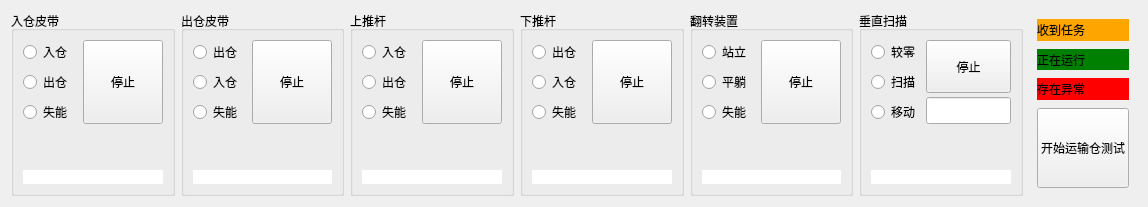
   <widget class="QWidget" name="page_transport">
    <property name="sizePolicy">
     <sizepolicy hsizetype="Ignored" vsizetype="Preferred">
      <horstretch>0</horstretch>
      <verstretch>0</verstretch>
     </sizepolicy>
    </property>
    <attribute name="title">
     <string>运输机构</string>
    </attribute>
    <layout class="QHBoxLayout" name="horizontalLayout_9" stretch="1,1,1,1,1,1,0">
     <item>
      <widget class="QGroupBox" name="gb_BI">
       <property name="title">
        <string>入仓皮带</string>
       </property>
       <layout class="QVBoxLayout" name="verticalLayout_6">
        <item>
         <layout class="QHBoxLayout" name="horizontalLayout_4">
          <item>
           <layout class="QVBoxLayout" name="verticalLayout_5">
            <item>
             <widget class="QRadioButton" name="rbtn_BIin">
              <property name="sizePolicy">
               <sizepolicy hsizetype="Preferred" vsizetype="Preferred">
                <horstretch>0</horstretch>
                <verstretch>0</verstretch>
               </sizepolicy>
              </property>
              <property name="text">
               <string>入仓</string>
              </property>
             </widget>
            </item>
            <item>
             <widget class="QRadioButton" name="rbtn_BIout">
              <property name="sizePolicy">
               <sizepolicy hsizetype="Preferred" vsizetype="Preferred">
                <horstretch>0</horstretch>
                <verstretch>0</verstretch>
               </sizepolicy>
              </property>
              <property name="text">
               <string>出仓</string>
              </property>
             </widget>
            </item>
            <item>
             <widget class="QRadioButton" name="rbtn_BIoff">
              <property name="sizePolicy">
               <sizepolicy hsizetype="Preferred" vsizetype="Preferred">
                <horstretch>0</horstretch>
                <verstretch>0</verstretch>
               </sizepolicy>
              </property>
              <property name="text">
               <string>失能</string>
              </property>
             </widget>
            </item>
           </layout>
          </item>
          <item>
           <widget class="QPushButton" name="rbtn_BIstop">
            <property name="sizePolicy">
             <sizepolicy hsizetype="Preferred" vsizetype="Preferred">
              <horstretch>0</horstretch>
              <verstretch>0</verstretch>
             </sizepolicy>
            </property>
            <property name="text">
             <string>停止</string>
            </property>
           </widget>
          </item>
         </layout>
        </item>
        <item>
         <spacer name="verticalSpacer_5">
          <property name="orientation">
           <enum>Qt::Vertical</enum>
          </property>
          <property name="sizeHint" stdset="0">
           <size>
            <width>20</width>
            <height>40</height>
           </size>
          </property>
         </spacer>
        </item>
        <item>
         <layout class="QVBoxLayout" name="verticalLayout_29">
          <property name="spacing">
           <number>0</number>
          </property>
          <item>
           <widget class="QLabel" name="lab_BIcolor">
            <property name="maximumSize">
             <size>
              <width>16777215</width>
              <height>16777215</height>
             </size>
            </property>
            <property name="font">
             <font>
              <pointsize>9</pointsize>
              <italic>true</italic>
             </font>
            </property>
            <property name="styleSheet">
             <string notr="true">background-color: rgb(255, 255, 255);</string>
            </property>
            <property name="text">
             <string/>
            </property>
           </widget>
          </item>
         </layout>
        </item>
       </layout>
      </widget>
     </item>
     <item>
      <widget class="QGroupBox" name="gb_BO">
       <property name="title">
        <string>出仓皮带</string>
       </property>
       <layout class="QVBoxLayout" name="verticalLayout_3">
        <item>
         <layout class="QHBoxLayout" name="horizontalLayout_2">
          <item>
           <layout class="QVBoxLayout" name="verticalLayout">
            <item>
             <widget class="QRadioButton" name="rbtn_BOout">
              <property name="sizePolicy">
               <sizepolicy hsizetype="Preferred" vsizetype="Preferred">
                <horstretch>0</horstretch>
                <verstretch>0</verstretch>
               </sizepolicy>
              </property>
              <property name="text">
               <string>出仓</string>
              </property>
             </widget>
            </item>
            <item>
             <widget class="QRadioButton" name="rbtn_BOin">
              <property name="sizePolicy">
               <sizepolicy hsizetype="Preferred" vsizetype="Preferred">
                <horstretch>0</horstretch>
                <verstretch>0</verstretch>
               </sizepolicy>
              </property>
              <property name="text">
               <string>入仓</string>
              </property>
             </widget>
            </item>
            <item>
             <widget class="QRadioButton" name="rbtn_BOoff">
              <property name="sizePolicy">
               <sizepolicy hsizetype="Preferred" vsizetype="Preferred">
                <horstretch>0</horstretch>
                <verstretch>0</verstretch>
               </sizepolicy>
              </property>
              <property name="text">
               <string>失能</string>
              </property>
             </widget>
            </item>
           </layout>
          </item>
          <item>
           <widget class="QPushButton" name="rbtn_BOstop">
            <property name="sizePolicy">
             <sizepolicy hsizetype="Preferred" vsizetype="Preferred">
              <horstretch>0</horstretch>
              <verstretch>0</verstretch>
             </sizepolicy>
            </property>
            <property name="text">
             <string>停止</string>
            </property>
           </widget>
          </item>
         </layout>
        </item>
        <item>
         <spacer name="verticalSpacer_10">
          <property name="orientation">
           <enum>Qt::Vertical</enum>
          </property>
          <property name="sizeHint" stdset="0">
           <size>
            <width>20</width>
            <height>40</height>
           </size>
          </property>
         </spacer>
        </item>
        <item>
         <layout class="QVBoxLayout" name="verticalLayout_2">
          <property name="spacing">
           <number>0</number>
          </property>
          <item>
           <widget class="QLabel" name="lab_BOcolor">
            <property name="maximumSize">
             <size>
              <width>16777215</width>
              <height>16777215</height>
             </size>
            </property>
            <property name="font">
             <font>
              <italic>true</italic>
             </font>
            </property>
            <property name="styleSheet">
             <string notr="true">background-color: rgb(255, 255, 255);</string>
            </property>
            <property name="text">
             <string/>
            </property>
           </widget>
          </item>
         </layout>
        </item>
       </layout>
      </widget>
     </item>
     <item>
      <widget class="QGroupBox" name="gb_PI">
       <property name="title">
        <string>上推杆</string>
       </property>
       <layout class="QVBoxLayout" name="verticalLayout_11">
        <item>
         <layout class="QHBoxLayout" name="horizontalLayout_5">
          <item>
           <layout class="QVBoxLayout" name="verticalLayout_9">
            <item>
             <widget class="QRadioButton" name="rbtn_PIin">
              <property name="sizePolicy">
               <sizepolicy hsizetype="Preferred" vsizetype="Preferred">
                <horstretch>0</horstretch>
                <verstretch>0</verstretch>
               </sizepolicy>
              </property>
              <property name="text">
               <string>入仓</string>
              </property>
             </widget>
            </item>
            <item>
             <widget class="QRadioButton" name="rbtn_PIout">
              <property name="sizePolicy">
               <sizepolicy hsizetype="Preferred" vsizetype="Preferred">
                <horstretch>0</horstretch>
                <verstretch>0</verstretch>
               </sizepolicy>
              </property>
              <property name="text">
               <string>出仓</string>
              </property>
             </widget>
            </item>
            <item>
             <widget class="QRadioButton" name="rbtn_PIoff">
              <property name="sizePolicy">
               <sizepolicy hsizetype="Preferred" vsizetype="Preferred">
                <horstretch>0</horstretch>
                <verstretch>0</verstretch>
               </sizepolicy>
              </property>
              <property name="text">
               <string>失能</string>
              </property>
             </widget>
            </item>
           </layout>
          </item>
          <item>
           <widget class="QPushButton" name="rbtn_PIstop">
            <property name="sizePolicy">
             <sizepolicy hsizetype="Preferred" vsizetype="Preferred">
              <horstretch>0</horstretch>
              <verstretch>0</verstretch>
             </sizepolicy>
            </property>
            <property name="text">
             <string>停止</string>
            </property>
           </widget>
          </item>
         </layout>
        </item>
        <item>
         <spacer name="verticalSpacer_9">
          <property name="orientation">
           <enum>Qt::Vertical</enum>
          </property>
          <property name="sizeHint" stdset="0">
           <size>
            <width>20</width>
            <height>40</height>
           </size>
          </property>
         </spacer>
        </item>
        <item>
         <layout class="QVBoxLayout" name="verticalLayout_4">
          <property name="spacing">
           <number>0</number>
          </property>
          <item>
           <widget class="QLabel" name="lab_PIcolor">
            <property name="maximumSize">
             <size>
              <width>16777215</width>
              <height>16777215</height>
             </size>
            </property>
            <property name="font">
             <font>
              <italic>true</italic>
             </font>
            </property>
            <property name="styleSheet">
             <string notr="true">background-color: rgb(255, 255, 255);</string>
            </property>
            <property name="text">
             <string/>
            </property>
           </widget>
          </item>
         </layout>
        </item>
       </layout>
      </widget>
     </item>
     <item>
      <widget class="QGroupBox" name="gb_PO">
       <property name="title">
        <string>下推杆</string>
       </property>
       <layout class="QVBoxLayout" name="verticalLayout_14">
        <item>
         <layout class="QHBoxLayout" name="horizontalLayout_8">
          <item>
           <layout class="QVBoxLayout" name="verticalLayout_15">
            <item>
             <widget class="QRadioButton" name="rbtn_POout">
              <property name="sizePolicy">
               <sizepolicy hsizetype="Preferred" vsizetype="Preferred">
                <horstretch>0</horstretch>
                <verstretch>0</verstretch>
               </sizepolicy>
              </property>
              <property name="text">
               <string>出仓</string>
              </property>
             </widget>
            </item>
            <item>
             <widget class="QRadioButton" name="rbtn_POin">
              <property name="sizePolicy">
               <sizepolicy hsizetype="Preferred" vsizetype="Preferred">
                <horstretch>0</horstretch>
                <verstretch>0</verstretch>
               </sizepolicy>
              </property>
              <property name="text">
               <string>入仓</string>
              </property>
             </widget>
            </item>
            <item>
             <widget class="QRadioButton" name="rbtn_POoff">
              <property name="sizePolicy">
               <sizepolicy hsizetype="Preferred" vsizetype="Preferred">
                <horstretch>0</horstretch>
                <verstretch>0</verstretch>
               </sizepolicy>
              </property>
              <property name="text">
               <string>失能</string>
              </property>
             </widget>
            </item>
           </layout>
          </item>
          <item>
           <widget class="QPushButton" name="rbtn_POstop">
            <property name="sizePolicy">
             <sizepolicy hsizetype="Preferred" vsizetype="Preferred">
              <horstretch>0</horstretch>
              <verstretch>0</verstretch>
             </sizepolicy>
            </property>
            <property name="text">
             <string>停止</string>
            </property>
           </widget>
          </item>
         </layout>
        </item>
        <item>
         <spacer name="verticalSpacer_8">
          <property name="orientation">
           <enum>Qt::Vertical</enum>
          </property>
          <property name="sizeHint" stdset="0">
           <size>
            <width>20</width>
            <height>40</height>
           </size>
          </property>
         </spacer>
        </item>
        <item>
         <layout class="QVBoxLayout" name="verticalLayout_7">
          <property name="spacing">
           <number>0</number>
          </property>
          <item>
           <widget class="QLabel" name="lab_POcolor">
            <property name="maximumSize">
             <size>
              <width>16777215</width>
              <height>16777215</height>
             </size>
            </property>
            <property name="font">
             <font>
              <italic>true</italic>
             </font>
            </property>
            <property name="styleSheet">
             <string notr="true">background-color: rgb(255, 255, 255);</string>
            </property>
            <property name="text">
             <string/>
            </property>
           </widget>
          </item>
         </layout>
        </item>
       </layout>
      </widget>
     </item>
     <item>
      <widget class="QGroupBox" name="gb_UP">
       <property name="title">
        <string>翻转装置</string>
       </property>
       <layout class="QVBoxLayout" name="verticalLayout_16">
        <item>
         <layout class="QHBoxLayout" name="horizontalLayout_6">
          <item>
           <layout class="QVBoxLayout" name="verticalLayout_8">
            <item>
             <widget class="QRadioButton" name="rbtn_UPstand">
              <property name="sizePolicy">
               <sizepolicy hsizetype="Preferred" vsizetype="Preferred">
                <horstretch>0</horstretch>
                <verstretch>0</verstretch>
               </sizepolicy>
              </property>
              <property name="text">
               <string>站立</string>
              </property>
             </widget>
            </item>
            <item>
             <widget class="QRadioButton" name="rbtn_UPlie">
              <property name="sizePolicy">
               <sizepolicy hsizetype="Preferred" vsizetype="Preferred">
                <horstretch>0</horstretch>
                <verstretch>0</verstretch>
               </sizepolicy>
              </property>
              <property name="text">
               <string>平躺</string>
              </property>
             </widget>
            </item>
            <item>
             <widget class="QRadioButton" name="radioButton_9">
              <property name="sizePolicy">
               <sizepolicy hsizetype="Preferred" vsizetype="Preferred">
                <horstretch>0</horstretch>
                <verstretch>0</verstretch>
               </sizepolicy>
              </property>
              <property name="text">
               <string>失能</string>
              </property>
             </widget>
            </item>
           </layout>
          </item>
          <item>
           <widget class="QPushButton" name="pbtn_UPstop">
            <property name="sizePolicy">
             <sizepolicy hsizetype="Preferred" vsizetype="Preferred">
              <horstretch>0</horstretch>
              <verstretch>0</verstretch>
             </sizepolicy>
            </property>
            <property name="text">
             <string>停止</string>
            </property>
           </widget>
          </item>
         </layout>
        </item>
        <item>
         <spacer name="verticalSpacer_7">
          <property name="orientation">
           <enum>Qt::Vertical</enum>
          </property>
          <property name="sizeHint" stdset="0">
           <size>
            <width>20</width>
            <height>40</height>
           </size>
          </property>
         </spacer>
        </item>
        <item>
         <layout class="QVBoxLayout" name="verticalLayout_32">
          <property name="spacing">
           <number>0</number>
          </property>
          <item>
           <widget class="QLabel" name="lab_UPcolor">
            <property name="maximumSize">
             <size>
              <width>16777215</width>
              <height>16777215</height>
             </size>
            </property>
            <property name="font">
             <font>
              <italic>true</italic>
             </font>
            </property>
            <property name="styleSheet">
             <string notr="true">background-color: rgb(255, 255, 255);</string>
            </property>
            <property name="text">
             <string/>
            </property>
           </widget>
          </item>
         </layout>
        </item>
       </layout>
      </widget>
     </item>
     <item>
      <widget class="QGroupBox" name="gb_MV">
       <property name="title">
        <string>垂直扫描</string>
       </property>
       <layout class="QVBoxLayout" name="verticalLayout_33">
        <property name="spacing">
         <number>6</number>
        </property>
        <property name="leftMargin">
         <number>9</number>
        </property>
        <property name="topMargin">
         <number>9</number>
        </property>
        <property name="rightMargin">
         <number>9</number>
        </property>
        <property name="bottomMargin">
         <number>9</number>
        </property>
        <item>
         <layout class="QHBoxLayout" name="horizontalLayout_7">
          <item>
           <layout class="QVBoxLayout" name="verticalLayout_34">
            <item>
             <widget class="QRadioButton" name="rbtn_MVzero">
              <property name="sizePolicy">
               <sizepolicy hsizetype="Preferred" vsizetype="Preferred">
                <horstretch>0</horstretch>
                <verstretch>0</verstretch>
               </sizepolicy>
              </property>
              <property name="text">
               <string>较零</string>
              </property>
             </widget>
            </item>
            <item>
             <widget class="QRadioButton" name="rbtn_MVscan">
              <property name="sizePolicy">
               <sizepolicy hsizetype="Preferred" vsizetype="Preferred">
                <horstretch>0</horstretch>
                <verstretch>0</verstretch>
               </sizepolicy>
              </property>
              <property name="text">
               <string>扫描</string>
              </property>
             </widget>
            </item>
            <item>
             <widget class="QRadioButton" name="rbtn_MVmove">
              <property name="sizePolicy">
               <sizepolicy hsizetype="Preferred" vsizetype="Preferred">
                <horstretch>0</horstretch>
                <verstretch>0</verstretch>
               </sizepolicy>
              </property>
              <property name="text">
               <string>移动</string>
              </property>
             </widget>
            </item>
           </layout>
          </item>
          <item>
           <layout class="QVBoxLayout" name="verticalLayout_35" stretch="2,1">
            <property name="spacing">
             <number>4</number>
            </property>
            <item>
             <widget class="QPushButton" name="pbtn_MVstop">
              <property name="sizePolicy">
               <sizepolicy hsizetype="Preferred" vsizetype="Preferred">
                <horstretch>0</horstretch>
                <verstretch>0</verstretch>
               </sizepolicy>
              </property>
              <property name="text">
               <string>停止</string>
              </property>
             </widget>
            </item>
            <item>
             <widget class="NumberLineEdit" name="ledit_moveV">
              <property name="sizePolicy">
               <sizepolicy hsizetype="Preferred" vsizetype="Preferred">
                <horstretch>0</horstretch>
                <verstretch>0</verstretch>
               </sizepolicy>
              </property>
              <property name="inputMethodHints">
               <set>Qt::ImhNone</set>
              </property>
              <property name="inputMask">
               <string/>
              </property>
              <property name="readOnly">
               <bool>false</bool>
              </property>
             </widget>
            </item>
           </layout>
          </item>
         </layout>
        </item>
        <item>
         <spacer name="verticalSpacer_6">
          <property name="orientation">
           <enum>Qt::Vertical</enum>
          </property>
          <property name="sizeHint" stdset="0">
           <size>
            <width>20</width>
            <height>40</height>
           </size>
          </property>
         </spacer>
        </item>
        <item>
         <layout class="QVBoxLayout" name="verticalLayout_10">
          <property name="spacing">
           <number>0</number>
          </property>
          <item>
           <widget class="QLabel" name="lab_MVcolor">
            <property name="maximumSize">
             <size>
              <width>16777215</width>
              <height>16777215</height>
             </size>
            </property>
            <property name="font">
             <font>
              <italic>true</italic>
             </font>
            </property>
            <property name="styleSheet">
             <string notr="true">background-color: rgb(255, 255, 255);</string>
            </property>
            <property name="text">
             <string/>
            </property>
           </widget>
          </item>
         </layout>
        </item>
       </layout>
      </widget>
     </item>
     <item>
      <layout class="QVBoxLayout" name="verticalLayout_39">
       <property name="spacing">
        <number>8</number>
       </property>
       <property name="leftMargin">
        <number>8</number>
       </property>
       <property name="topMargin">
        <number>8</number>
       </property>
       <property name="rightMargin">
        <number>8</number>
       </property>
       <property name="bottomMargin">
        <number>8</number>
       </property>
       <item>
        <layout class="QVBoxLayout" name="verticalLayout_38">
         <property name="spacing">
          <number>8</number>
         </property>
         <item>
          <widget class="QLabel" name="label_42">
           <property name="styleSheet">
            <string notr="true">background-color:orange</string>
           </property>
           <property name="text">
            <string>收到任务</string>
           </property>
          </widget>
         </item>
         <item>
          <widget class="QLabel" name="label_41">
           <property name="styleSheet">
            <string notr="true">background-color:green</string>
           </property>
           <property name="text">
            <string>正在运行</string>
           </property>
          </widget>
         </item>
         <item>
          <widget class="QLabel" name="label_43">
           <property name="styleSheet">
            <string notr="true">background-color:red</string>
           </property>
           <property name="text">
            <string>存在异常</string>
           </property>
          </widget>
         </item>
        </layout>
       </item>
       <item>
        <widget class="QPushButton" name="pbtn_transportTestStart">
         <property name="sizePolicy">
          <sizepolicy hsizetype="Preferred" vsizetype="Preferred">
           <horstretch>0</horstretch>
           <verstretch>0</verstretch>
          </sizepolicy>
         </property>
         <property name="text">
          <string>开始运输仓测试</string>
         </property>
        </widget>
       </item>
      </layout>
     </item>
    </layout>
   </widget>
